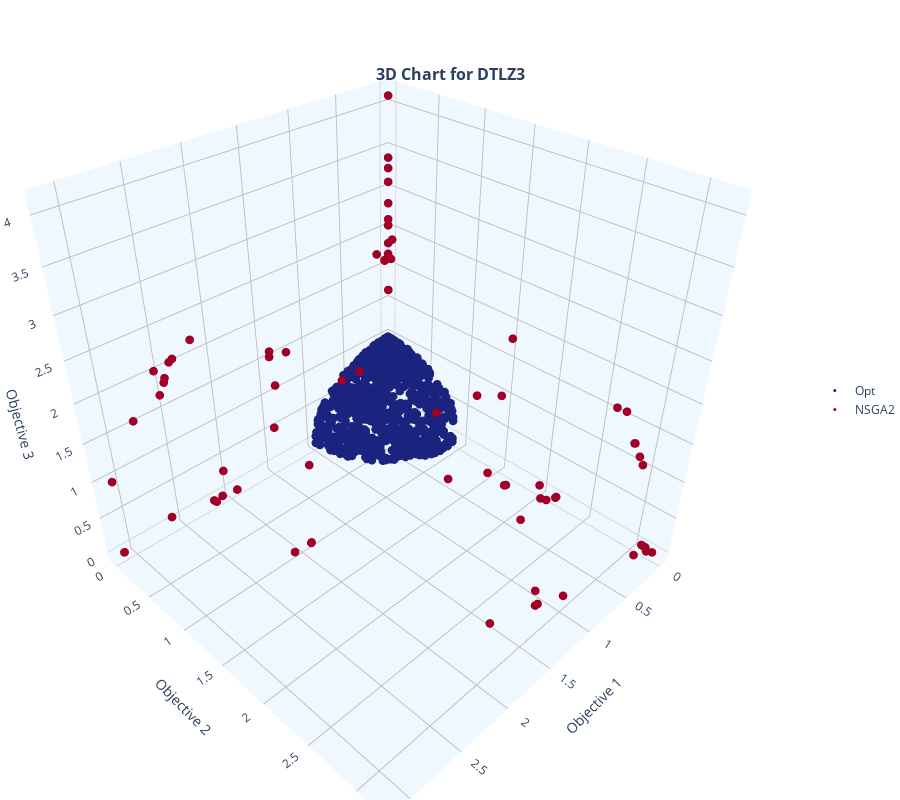

Write notebook code for a chart like this one.
### Markdown cell above
### DTLZ3 (Multimodal Sphere)

### Code cell
mop = mb.mops.DTLZ3(M=3)
exp = mb.experiment(mop=mop, moea=mb.moeas.NSGA2())
F_opt = exp.optimal(n_points=1000).objectives
exp.run(generations=300, population=152)
mb.view.topo_shape(SmartArray(F_opt, name="Opt"), SmartArray(exp.front(), name="NSGA2"), title="DTLZ3")

### Figure 1 — Plotly figure (JSON) as saved in the notebook; plotly's stock layout.template omitted (floating-point values rounded to 4 significant figures; data arrays with more than 128 entries replaced by an {"elided": "..."} marker saying what was removed)
{"data": [{"hovertemplate": "Opt<br>Objective 1: %{x}<br>Objective 2: %{y}<br>Objective 3: %{z}<br><extra></extra>", "marker": {"size": 3}, "mode": "markers", "name": "Opt", "showlegend": true, "type": "scatter3d", "x": {"elided": "1000 float values"}, "y": {"elided": "1000 float values"}, "z": {"elided": "1000 float values"}}, {"hovertemplate": "NSGA2<br>Objective 1: %{x}<br>Objective 2: %{y}<br>Objective 3: %{z}<br><extra></extra>", "marker": {"size": 3}, "mode": "markers", "name": "NSGA2", "showlegend": true, "type": "scatter3d", "x": [7.115e-32, 2.935e-19, 2.935e-19, 2.935e-19, 2.36e-18, 2.36e-18, 1.551, 2.568, 2.568, 8.031e-06, 1.159, 2.104, 1.047e-05, 7.861e-06, 0.04811, 8.089e-06, 8.603e-06, 3.109e-05, 0.02416, 2.211, 0.1476, 1.894e-16, 2.484, 0.1364, 1.96e-16, 1.96e-16, 2.103, 3.11, 2.091, 0.0481, 2.497, 0.1763, 0.09407, 1.677e-16, 1.935, 1.935, 1.611e-16, 1.611e-16, 1.929, 5.941e-18, 0.9205, 2.549, 7.958e-05, 3.089, 1.323e-07, 0.1134, 1.109, 2.625, 9.418e-17, 0.2024, 2.182, 2.188, 1.132, 0.05749, 3.113, 0.04829, 1.448, 8.264e-05, 0.00063, 3.534e-18, 1.237, 0.006066, 3.224e-18, 1.42e-16, 2.426, 1.453, 0.01195, 0.001288, 1.458, 0.4968, 0.0006698, 1.39, 2.814, 1.263, 0.3839, 1.034, 1.462, 0.4593, 2.393, 0.1892, 2.073, 1.735e-16, 1.815e-16], "y": [2.512e-16, 2.077e-16, 2.077e-16, 2.077e-16, 2e-16, 2e-16, 2.732, 7.023e-17, 7.023e-17, 2.925, 2.868, 1.033, 2.648, 2.863, 0.001324, 2.856, 3.133, 0.03736, 3.159, 1.424e-16, 3.029e-06, 3.093, 1.6e-16, 3.108, 3.201, 3.201, 0.01201, 8.506e-17, 0.05707, 0.001356, 1.608e-16, 1.515, 2.144, 2.739, 1.047, 1.047, 1.542e-18, 1.542e-18, 1.043, 1.562e-16, 2.964, 1.642e-16, 2.184, 8.447e-17, 3.11, 2.092, 0.794, 1.691e-16, 1.538, 1.739, 0.02949, 5.683e-16, 2.872, 2.029, 8.512e-17, 0.001319, 3.762e-16, 1.47, 1.189e-05, 1.898e-16, 0.7108, 1.188, 0.05264, 2.888e-18, 6.634e-17, 6.075e-05, 2.184, 0.003452, 0.06017, 1.308, 0.001764, 0.1629, 7.694e-17, 0.2289, 1.028, 2.77, 0.0001067, 2.145, 6.543e-17, 1.748, 0.2164, 1.118e-32, 2.964], "z": [4.102, 3.392, 3.392, 3.392, 3.267, 3.267, 0.0, 2.053, 2.053, 1.143, 0.0, 3.105e-05, 1.599, 1.278, 2.108, 1.272, 0.01597, 2.125, 1.978e-06, 2.222, 2.237, 0.01759, 1.914, 0.0, 0.0, 0.0, 0.01297, 1.398e-15, 0.4159, 2.108, 1.867, 0.003794, 0.0001579, 1.607, 0.0, 0.0, 2.63, 2.63, 9.857e-05, 2.553, 0.0, 1.741, 0.002043, 0.9875, 0.01619, 0.0001553, 1.626, 0.1078, 1.826, 0.0004916, 0.0001617, 0.0, 0.0, 0.1082, 0.0, 2.116, 1.627, 1.003, 2.177, 3.099, 1.535, 0.8298, 2.388, 2.319, 2.075, 1.558, 4.419e-05, 1.681, 1.205, 0.0003929, 2.118, 1.678, 1.587, 0.000419, 0.7285, 1.293e-07, 0.5591, 1.365e-06, 2.097, 0.0004937, 0.244, 2.834, 1.059]}], "layout": {"height": 800, "hovermode": "closest", "legend": {"x": 1.05, "xanchor": "left", "y": 0.5, "yanchor": "middle"}, "margin": {"b": 0, "l": 0, "r": 0, "t": 0}, "scene": {"aspectmode": "manual", "aspectratio": {"x": 1, "y": 1, "z": 1}, "xaxis": {"backgroundcolor": "aliceblue", "gridcolor": "#C3BDBD", "showbackground": true, "showgrid": true, "title": {"text": "Objective 1"}}, "yaxis": {"backgroundcolor": "aliceblue", "gridcolor": "#C3BDBD", "showbackground": true, "showgrid": true, "title": {"text": "Objective 2"}}, "zaxis": {"backgroundcolor": "aliceblue", "gridcolor": "#C3BDBD", "showbackground": true, "showgrid": true, "title": {"text": "Objective 3"}}}, "title": {"font": {"size": 16, "weight": "bold"}, "pad": {"t": 0}, "text": "3D Chart for DTLZ3", "x": 0.5, "xanchor": "center", "y": 0.9, "yanchor": "bottom"}, "width": 900}}
